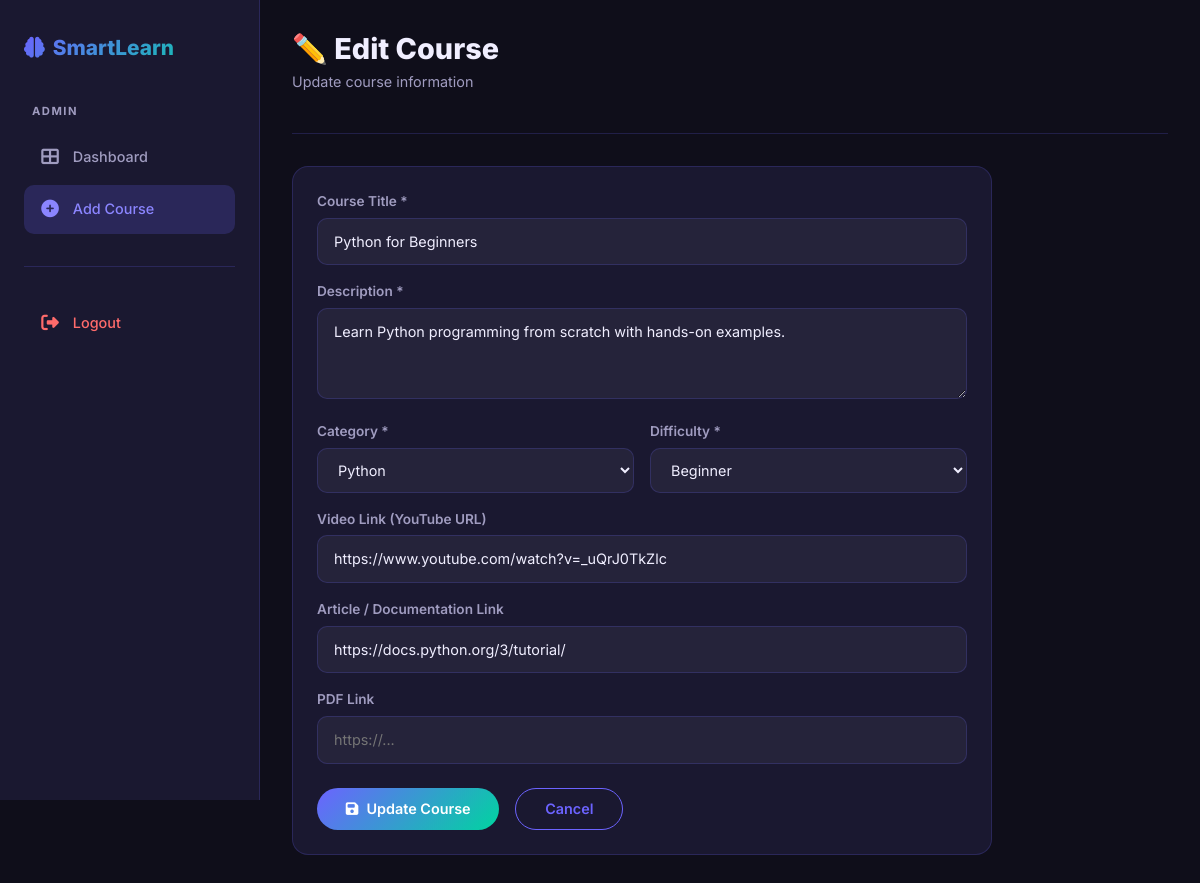
The page /admin/edit_course/1 (signed in) on the database its author committed.
### tables this page shows
CREATE TABLE courses (
        id INTEGER PRIMARY KEY AUTOINCREMENT,
        title TEXT NOT NULL,
        description TEXT,
        category TEXT,
        difficulty TEXT DEFAULT 'Beginner',
        video_link TEXT,
        article_link TEXT,
        pdf_link TEXT,
        created_at TEXT DEFAULT CURRENT_TIMESTAMP
    );

### app.py (the view, shortened to what this page needs)
@app.route('/admin/edit_course/<int:course_id>', methods=['GET', 'POST'])
@admin_required
def admin_edit_course(course_id):
    conn = get_db()
    course = conn.execute('SELECT * FROM courses WHERE id=?', (course_id,)).fetchone()
    conn.close()
    return render_template('admin/add_course.html', course=course)

### app.py (called while the page is built)
def get_db():
    conn = sqlite3.connect(DB_PATH)
    conn.row_factory = sqlite3.Row
    return conn

def admin_required(f):
    @wraps(f)
    def decorated(*args, **kwargs):
        if 'user_id' not in session:
            return redirect(url_for('login'))
        conn = get_db()
        user = conn.execute('SELECT is_admin FROM users WHERE id=?', (session['user_id'],)).fetchone()
        conn.close()
        if not user or not user['is_admin']:
            flash('Admin access required.', 'danger')
            return redirect(url_for('dashboard'))
        return f(*args, **kwargs)
    return decorated

### templates/admin/add_course.html (shortened to what this page needs)
{% extends "base.html" %}
{% block body %}
<div class="dashboard-wrapper">
  <aside class="sidebar">
    <a href="{{ url_for('index') }}" class="sidebar-brand"><i class="fas fa-brain me-2"></i>SmartLearn</a>
    <div class="sidebar-section-title">Admin</div>
    <a href="{{ url_for('admin_panel') }}" class="sidebar-link"><span class="sidebar-icon"><i class="fas fa-th-large"></i></span> Dashboard</a>
    <a href="{{ url_for('admin_add_course') }}" class="sidebar-link active"><span class="sidebar-icon"><i class="fas fa-plus-circle"></i></span> Add Course</a>
    <div style="margin-top:2rem;padding-top:2rem;border-top:1px solid var(--border);">
      <a href="{{ url_for('logout') }}" class="sidebar-link" style="color:var(--accent)"><span class="sidebar-icon"><i class="fas fa-sign-out-alt"></i></span> Logout</a>
    </div>
  </aside>
  <main class="main-content fade-in">
    <div class="page-header">
      <h1 class="page-title">{{ '✏️ Edit Course' if course else '➕ Add New Course' }}</h1>
      <p class="page-sub">{{ 'Update course information' if course else 'Add a new course to the library' }}</p>
    </div>
    <div class="card-custom" style="max-width:700px;">
      <form method="POST">
        <div class="row g-3">
          <div class="col-12">
            <label class="form-label">Course Title *</label>
            <input type="text" name="title" class="form-control-custom" value="{{ course.title if course else '' }}" required placeholder="e.g. Python for Beginners">
          </div>
          <div class="col-12">
            <label class="form-label">Description *</label>
            <textarea name="description" class="form-control-custom" rows="3" required placeholder="Brief description of the course...">{{ course.description if course else '' }}</textarea>
          </div>
          <div class="col-md-6">
            <label class="form-label">Category *</label>
            <select name="category" class="form-control-custom" required>
              {% for cat in ['Python', 'AI', 'Web', 'Programming', 'Math', 'Database'] %}
                <option value="{{ cat }}" {{ 'selected' if course and course.category == cat else '' }}>{{ cat }}</option>
              {% endfor %}
            </select>
          </div>
          <div class="col-md-6">
            <label class="form-label">Difficulty *</label>
            <select name="difficulty" class="form-control-custom" required>
              {% for diff in ['Beginner', 'Intermediate', 'Advanced'] %}
                <option value="{{ diff }}" {{ 'selected' if course and course.difficulty == diff else '' }}>{{ diff }}</option>
              {% endfor %}
            </select>
          </div>
          <div class="col-12">
            <label class="form-label">Video Link (YouTube URL)</label>
            <input type="url" name="video_link" class="form-control-custom" value="{{ course.video_link if course else '' }}" placeholder="https://www.youtube.com/watch?v=...">
          </div>
          <div class="col-12">
            <label class="form-label">Article / Documentation Link</label>
            <input type="url" name="article_link" class="form-control-custom" value="{{ course.article_link if course else '' }}" placeholder="https://...">
          </div>
          <div class="col-12">
            <label class="form-label">PDF Link</label>
            <input type="url" name="pdf_link" class="form-control-custom" value="{{ course.pdf_link if course else '' }}" placeholder="https://...">
          </div>
        </div>
        <div class="mt-4 d-flex gap-3">
          <button type="submit" class="btn-primary-custom">
            <i class="fas fa-save me-2"></i>{{ 'Update Course' if course else 'Add Course' }}
          </button>
          <a href="{{ url_for('admin_panel') }}" class="btn-secondary-custom">Cancel</a>
        </div>
      </form>
    </div>
  </main>
</div>
{% endblock %}

### static/css/style.css (style rules this page uses)
:root { --primary: #6c63ff; --primary-dark: #5a52d5; --primary-light: #8b85ff; --secondary: #00d4a0; --accent: #ff6b6b; --gradient: linear-gradient(135deg, #6c63ff 0%, #00d4a0 100%); --gradient-dark: linear-gradient(135deg, #4a42cc 0%, #00a880 100%); --bg-dark: #0f0e1a; --bg-card: #1a1830; --bg-card2: #211f36; --text-primary: #f0eeff; --text-secondary: #a09cc0; --border: rgba(108, 99, 255, 0.2); --shadow: 0 8px 32px rgba(108, 99, 255, 0.15); --shadow-hover: 0 16px 48px rgba(108, 99, 255, 0.3); --radius: 16px; --radius-sm: 10px; --sidebar-width: 260px; }
* { margin: 0; padding: 0; box-sizing: border-box; }
body { font-family: 'Inter', sans-serif; background: var(--bg-dark); color: var(--text-primary); min-height: 100vh; overflow-x: hidden; }
.btn-primary-custom { background: var(--gradient); border: none; color: white; padding: 0.6rem 1.8rem; border-radius: 50px; font-weight: 600; font-size: 0.9rem; cursor: pointer; transition: all 0.3s ease; text-decoration: none; display: inline-block; }
.btn-secondary-custom { background: transparent; border: 1px solid var(--primary); color: var(--primary); padding: 0.6rem 1.8rem; border-radius: 50px; font-weight: 600; font-size: 0.9rem; cursor: pointer; transition: all 0.3s ease; text-decoration: none; display: inline-block; }
.card-custom { background: var(--bg-card); border: 1px solid var(--border); border-radius: var(--radius); padding: 1.5rem; transition: all 0.3s ease; position: relative; overflow: hidden; }
.card-custom::before { content: ''; position: absolute; top: 0; left: 0; right: 0; height: 2px; background: var(--gradient); opacity: 0; transition: opacity 0.3s; }
.dashboard-wrapper { display: flex; min-height: 100vh; }
.sidebar { width: var(--sidebar-width); background: var(--bg-card); border-right: 1px solid var(--border); padding: 2rem 1.5rem; position: fixed; top: 0; left: 0; height: 100vh; overflow-y: auto; z-index: 100; transition: transform 0.3s ease; }
.sidebar-brand { font-weight: 800; font-size: 1.3rem; background: var(--gradient); -webkit-background-clip: text; -webkit-text-fill-color: transparent; background-clip: text; margin-bottom: 2.5rem; display: block; text-decoration: none; }
.sidebar-section-title { font-size: 0.7rem; font-weight: 700; text-transform: uppercase; letter-spacing: 1.5px; color: var(--text-secondary); margin-bottom: 0.8rem; margin-top: 1.5rem; padding-left: 0.5rem; }
.sidebar-link { display: flex; align-items: center; gap: 0.8rem; padding: 0.7rem 1rem; border-radius: var(--radius-sm); color: var(--text-secondary); text-decoration: none; font-weight: 500; font-size: 0.9rem; transition: all 0.2s ease; margin-bottom: 0.2rem; }
.sidebar-link:hover, .sidebar-link.active { background: rgba(108,99,255,0.15); color: var(--text-primary); }
.sidebar-link.active { background: rgba(108,99,255,0.2); color: var(--primary-light); }
.sidebar-icon { font-size: 1.1rem; width: 20px; text-align: center; }
.main-content { margin-left: var(--sidebar-width); flex: 1; padding: 2rem; min-height: 100vh; }
.form-label { display: block; font-size: 0.85rem; font-weight: 600; color: var(--text-secondary); margin-bottom: 0.4rem; }
.form-control-custom { width: 100%; background: rgba(255,255,255,0.05); border: 1px solid var(--border); border-radius: var(--radius-sm); color: var(--text-primary); padding: 0.75rem 1rem; font-size: 0.9rem; outline: none; transition: border-color 0.2s; font-family: 'Inter', sans-serif; }
.form-control-custom option { background: var(--bg-card2); color: var(--text-primary); }
.page-header { margin-bottom: 2rem; padding-bottom: 1.5rem; border-bottom: 1px solid var(--border); }
.page-title { font-size: 1.8rem; font-weight: 800; margin-bottom: 0.3rem; }
.page-sub { color: var(--text-secondary); font-size: 0.9rem; }
.fade-in { animation: fadeIn 0.5s ease; }

### rows shown on the page
courses: title "Python for Beginners", description "Learn Python programming from scratch with hands-on examples.", video_link "https://www.youtube.com/watch?v=_uQrJ0TkZlc", article_link "https://docs.python.org/3/tutorial/"

### other values the page prints
{{ '✏️ Edit Course' if course else '➕ Add New Course' }} "✏️ Edit Course"
{{ 'Update Course' if course else 'Add Course' }} "Update Course"
form field category "Python"
form field difficulty "Beginner"
